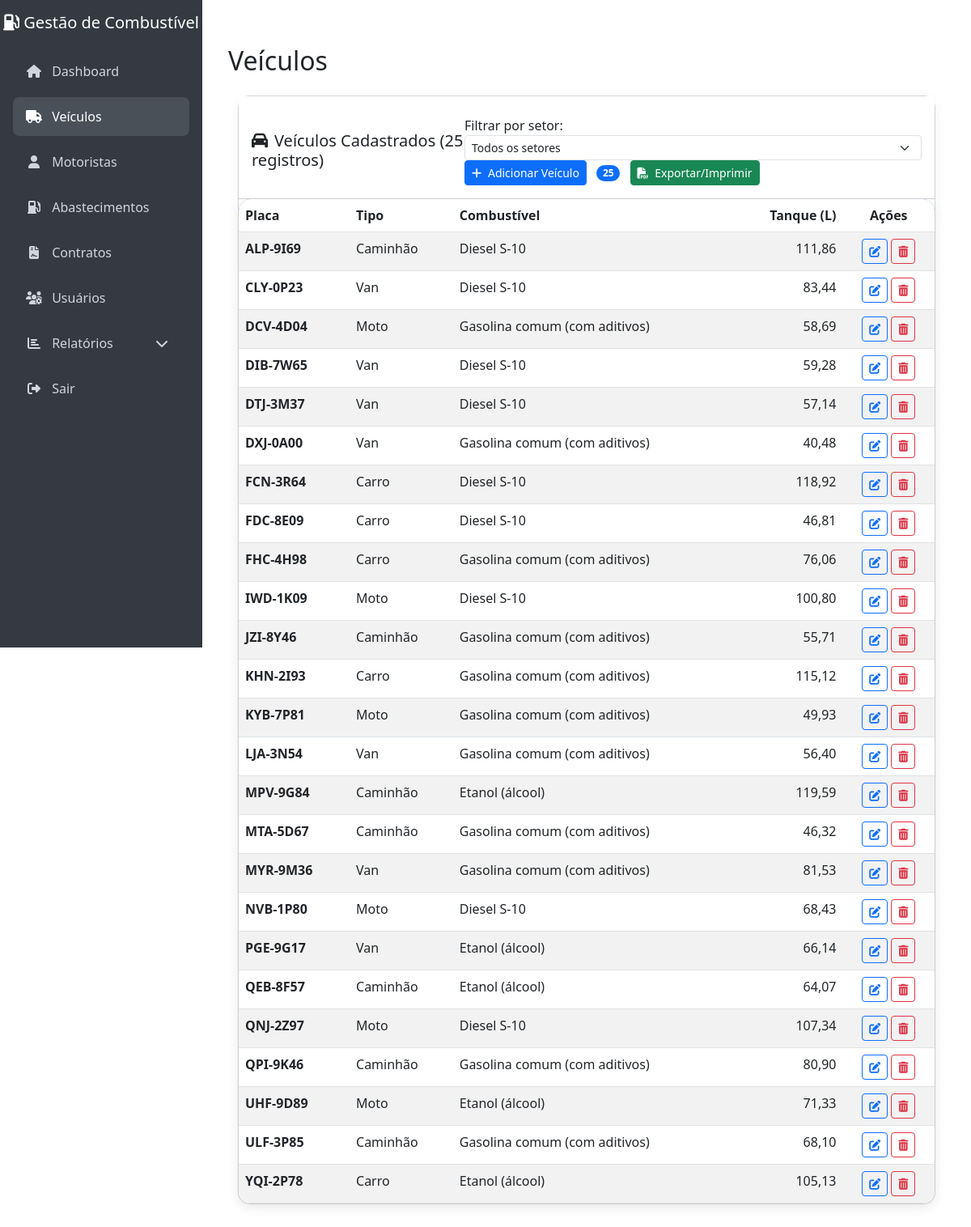
The app's page /veiculos (signed in) with its own data.
### database.py (models this page shows, shortened)
class Veiculo(db.Model):
    __tablename__ = 'veiculo'
    id = db.Column(db.Integer, primary_key=True)
    placa = db.Column(db.String(10), unique=True, nullable=False)
    tipo = db.Column(db.String(20), nullable=False)
    combustivel = db.Column(db.String(50), nullable=False)
    capacidade_tanque = db.Column(db.Float, nullable=True)

### app.py (the view, shortened to what this page needs)
@app.route("/veiculos", methods=["GET", "POST"])
def veiculos():
    if "usuario" not in session:
        return redirect(url_for("login"))
    usuario_tipo = session.get("usuario_tipo")
    usuario_setor = session.get("usuario_setor")
    if usuario_tipo != "admin" and usuario_setor:
        veiculos_lista = Veiculo.query.filter(Veiculo.tipo == usuario_setor).order_by(Veiculo.placa).all()
        setores = []
    else:
        setor_filtro = request.args.get('setor')
        if setor_filtro:
            veiculos_lista = Veiculo.query.filter(Veiculo.tipo == setor_filtro).order_by(Veiculo.placa).all()
        else:
            veiculos_lista = Veiculo.query.order_by(Veiculo.placa).all()
        setores = [s[0] for s in db.session.query(User.setor).filter(User.setor != None).distinct().order_by(User.setor).all() if s[0]]
    return render_template("veiculos.html", items=veiculos_lista, tipos_combustivel=TIPOS_COMBUSTIVEL, setores=setores)

### templates/veiculos.html (shortened to what this page needs)
{% extends "base.html" %}
{% block page_title %}Veículos{% endblock %}
{% block head_extra %}
  <link href="https://cdn.jsdelivr.net/npm/bootstrap@5.3.0/dist/css/bootstrap.min.css" rel="stylesheet">
  <link rel="stylesheet" href="https://cdnjs.cloudflare.com/ajax/libs/font-awesome/6.4.0/css/all.min.css">
{% endblock %}
{% block content %}
<div class="container-fluid">
  <div class="card card-custom">
    <div class="card-header bg-white pt-4 pb-3 d-flex justify-content-between align-items-center">
      <h2 class="card-title h5 mb-0"><i class="fas fa-car me-2" aria-hidden="true"></i>Veículos Cadastrados ({{ items|length }} registros)</h2>
      <div>
        {% if session['usuario_tipo'] == 'admin' and setores %}
        <form method="get" class="d-inline me-3">
          <label for="setor" class="form-label me-2 mb-0">Filtrar por setor:</label>
          <select name="setor" id="setor" class="form-select form-select-sm d-inline" onchange="this.form.submit()">
            <option value="">Todos os setores</option>
          </select>
        </form>
        {% endif %}
        <button class="btn btn-sm btn-primary me-2" data-bs-toggle="modal" data-bs-target="#modalAdicionarVeiculo">
          <i class="fas fa-plus me-1"></i> Adicionar Veículo
        </button>
        {% if items %}
        <span class="badge bg-primary rounded-pill me-2">{{ items|length }}</span>
        {% endif %}
        <a href="{{ url_for('visualizar_veiculos') }}" class="btn btn-sm btn-success">
          <i class="fas fa-file-pdf me-1"></i> Exportar/Imprimir
        </a>
      </div>
    </div>
    <div class="card-body p-0">
      {% if items %}
        <div class="table-responsive table-responsive-custom">
          <table class="table table-striped table-hover mb-0 table-custom" id="tabela-veiculos">
            <thead>
              <tr>
                <th scope="col">Placa</th>
                <th scope="col">Tipo</th>
                <th scope="col">Combustível</th>
                <th scope="col" class="text-end">Tanque (L)</th>
                <th scope="col" class="text-center">Ações</th>
              </tr>
            </thead>
            <tbody>
              {% for item in items %}
              <tr>
                <td><strong>{{ item.placa }}</strong></td>
                <td>{{ item.tipo }}</td>
                <td>{{ item.combustivel }}</td>
                <td class="text-end">
                  {% if item.capacidade_tanque %}
                    {{ "%.2f"|format(item.capacidade_tanque)|replace(".", ",") }}
                  {% else %}
                    —
                  {% endif %}
                </td>
                <td>
                  <div class="btn-action-group d-flex justify-content-center">
                    <a href="{{ url_for("editar_veiculo", veiculo_id=item.id) }}" class="btn btn-sm btn-outline-primary me-1" title="Editar veículo" aria-label="Editar veículo {{ item.placa }}">
                      <i class="fas fa-edit" aria-hidden="true"></i>
                    </a>
                    <form method="post" action="{{ url_for("excluir_veiculo", veiculo_id=item.id) }}" class="d-inline">
                      <button type="submit" class="btn btn-sm btn-outline-danger" title="Excluir veículo" aria-label="Excluir veículo {{ item.placa }}" onclick="return confirm('Tem certeza que deseja excluir o veículo {{ item.placa }}?');">
                        <i class="fas fa-trash-alt" aria-hidden="true"></i>
                      </button>
                    </form>
                  </div>
                </td>
              </tr>
              {% endfor %}
            </tbody>
          </table>
        </div>
      {% else %}
        <div class="text-center py-5">
          <i class="fas fa-inbox fa-3x text-muted mb-3" aria-hidden="true"></i>
          <h3 class="h5 text-muted">Nenhum veículo cadastrado.</h3>
          <p class="text-muted">Comece adicionando um novo veículo usando o formulário acima.</p>
        </div>
      {% endif %}
    </div>
  </div>
{% endblock %}

### templates/base.html (style rules this page uses)
body { background-color: #f8f9fa; }

### templates/veiculos.html (style rules this page uses)
.card-custom { border-radius: 15px; box-shadow: 0 4px 15px rgba(0, 0, 0, 0.05); margin-bottom: 2rem; }
.form-label { font-weight: 500; }
.table-responsive-custom { border-radius: 15px; overflow: hidden; box-shadow: 0 4px 15px rgba(0, 0, 0, 0.05); }
.table-custom thead { background-color: #667eea; color: white; }

### records on screen
Veiculo: placa "ALP-9I69", tipo "Caminhão", combustivel "Diesel S-10", capacidade_tanque "111,86"
Veiculo: placa "CLY-0P23", tipo "Van", combustivel "Diesel S-10", capacidade_tanque "83,44"
Veiculo: placa "DCV-4D04", tipo "Moto", combustivel "Gasolina comum (com aditivos)", capacidade_tanque "58,69"
Veiculo: placa "DIB-7W65", tipo "Van", combustivel "Diesel S-10", capacidade_tanque "59,28"
Veiculo: placa "DTJ-3M37", tipo "Van", combustivel "Diesel S-10", capacidade_tanque "57,14"
Veiculo: placa "DXJ-0A00", tipo "Van", combustivel "Gasolina comum (com aditivos)", capacidade_tanque "40,48"
Veiculo: placa "FCN-3R64", tipo "Carro", combustivel "Diesel S-10", capacidade_tanque "118,92"
Veiculo: placa "FDC-8E09", tipo "Carro", combustivel "Diesel S-10", capacidade_tanque "46,81"
Veiculo: placa "FHC-4H98", tipo "Carro", combustivel "Gasolina comum (com aditivos)", capacidade_tanque "76,06"
Veiculo: placa "IWD-1K09", tipo "Moto", combustivel "Diesel S-10", capacidade_tanque "100,80"
Veiculo: placa "JZI-8Y46", tipo "Caminhão", combustivel "Gasolina comum (com aditivos)", capacidade_tanque "55,71"
Veiculo: placa "KHN-2I93", tipo "Carro", combustivel "Gasolina comum (com aditivos)", capacidade_tanque "115,12"
Veiculo: placa "KYB-7P81", tipo "Moto", combustivel "Gasolina comum (com aditivos)", capacidade_tanque "49,93"
Veiculo: placa "LJA-3N54", tipo "Van", combustivel "Gasolina comum (com aditivos)", capacidade_tanque "56,40"
Veiculo: placa "MPV-9G84", tipo "Caminhão", combustivel "Etanol (álcool)", capacidade_tanque "119,59"
Veiculo: placa "MTA-5D67", tipo "Caminhão", combustivel "Gasolina comum (com aditivos)", capacidade_tanque "46,32"
Veiculo: placa "MYR-9M36", tipo "Van", combustivel "Gasolina comum (com aditivos)", capacidade_tanque "81,53"
Veiculo: placa "NVB-1P80", tipo "Moto", combustivel "Diesel S-10", capacidade_tanque "68,43"
Veiculo: placa "PGE-9G17", tipo "Van", combustivel "Etanol (álcool)", capacidade_tanque "66,14"
Veiculo: placa "QEB-8F57", tipo "Caminhão", combustivel "Etanol (álcool)", capacidade_tanque "64,07"
Veiculo: placa "QNJ-2Z97", tipo "Moto", combustivel "Diesel S-10", capacidade_tanque "107,34"
Veiculo: placa "QPI-9K46", tipo "Caminhão", combustivel "Gasolina comum (com aditivos)", capacidade_tanque "80,90"
Veiculo: placa "UHF-9D89", tipo "Moto", combustivel "Etanol (álcool)", capacidade_tanque "71,33"
Veiculo: placa "ULF-3P85", tipo "Caminhão", combustivel "Gasolina comum (com aditivos)", capacidade_tanque "68,10"
Veiculo: placa "YQI-2P78", tipo "Carro", combustivel "Etanol (álcool)", capacidade_tanque "105,13"

### other values on screen
{{ items|length }} "25"
